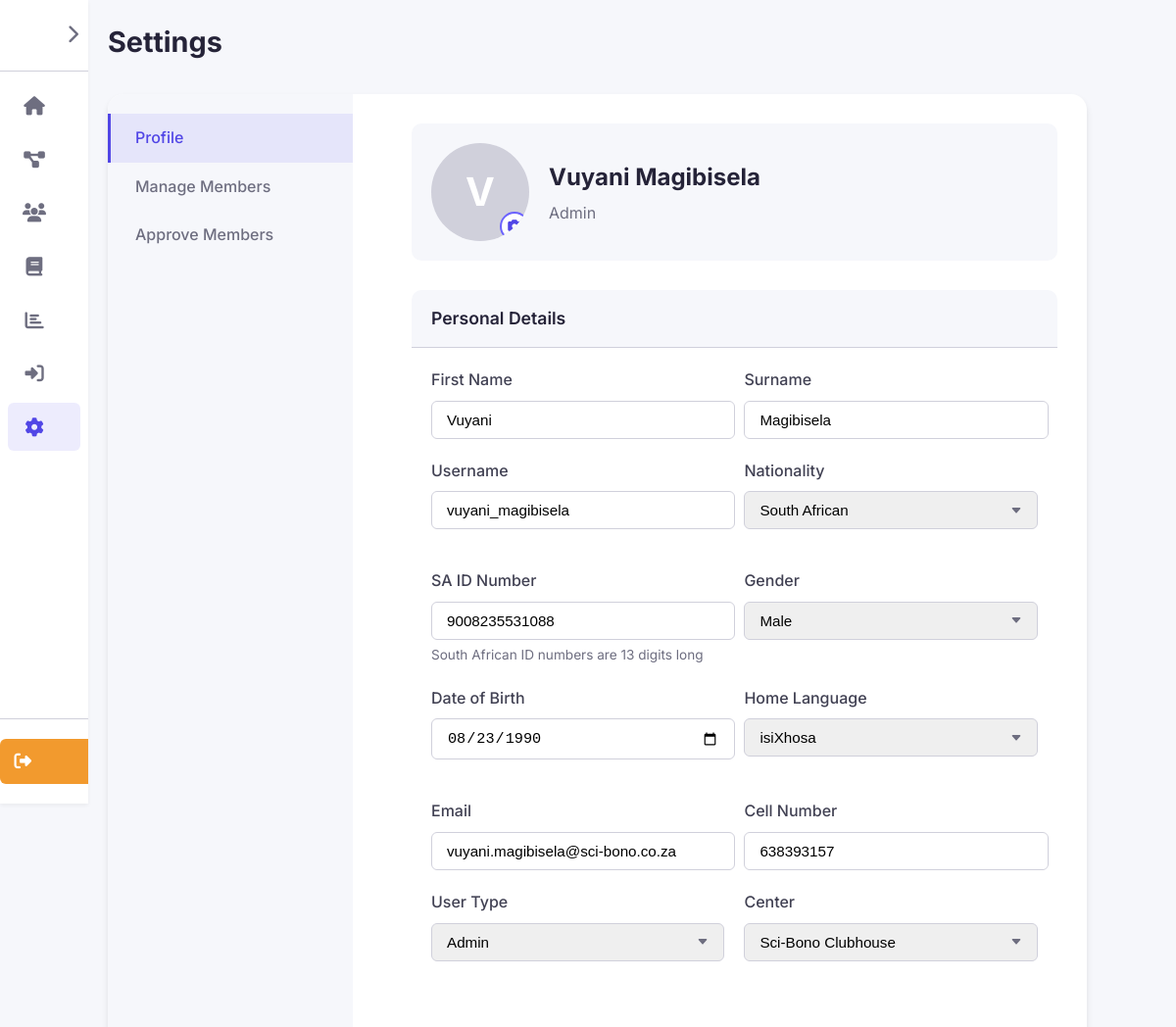
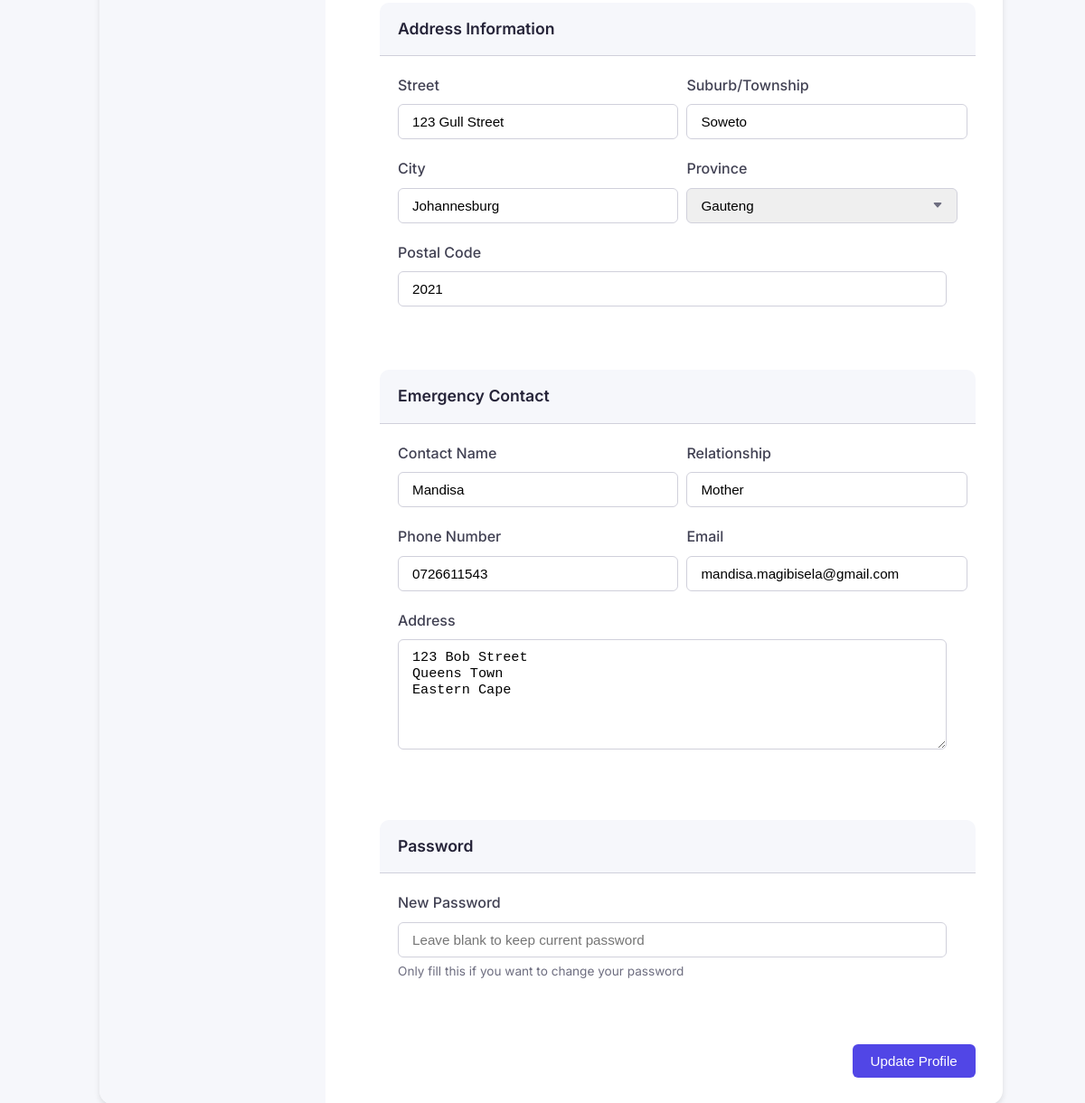
The app's page /app/Views/settings.php (signed in) with its own data (2 pictures, top to bottom).
### tables this page shows
CREATE TABLE `users` (
  `id` int(100) NOT NULL,
  `username` varchar(255) NOT NULL,
  `email` varchar(255) NOT NULL DEFAULT 'default@example.com',
  `password` varchar(255) NOT NULL,
  `name` varchar(255) NOT NULL,
  `surname` varchar(255) NOT NULL,
  `user_type` enum('admin','mentor','member','alumni','community') NOT NULL DEFAULT 'member',
  `date_of_birth` date DEFAULT NULL,
  `Gender` enum('Male','Female','Other') NOT NULL,
  `grade` int(12) DEFAULT NULL,
  `school` varchar(255) DEFAULT NULL,
  `parent` varchar(255) DEFAULT NULL,
  `parent_email` varchar(255) DEFAULT NULL,
  `leaner_number` int(10) DEFAULT NULL,
  `parent_number` int(10) DEFAULT NULL,
  `Relationship` varchar(255) DEFAULT NULL,
  `Center` enum('Sci-Bono Clubhouse','Waverly Girls Solar Lab','Mapetla Solar Lab','Emdeni Solar Lab') NOT NULL DEFAULT 'Sci-Bono Clubhouse',
  `nationality` varchar(100) DEFAULT NULL,
  `id_number` varchar(50) DEFAULT NULL,
  `home_language` varchar(50) DEFAULT NULL,
  `address_street` varchar(255) DEFAULT NULL,
  `address_suburb` varchar(255) DEFAULT NULL,
  `address_city` varchar(255) DEFAULT NULL,
  `address_province` varchar(100) DEFAULT NULL,
  `address_postal_code` varchar(20) DEFAULT NULL,
  `medical_aid_name` varchar(100) DEFAULT NULL,
  `medical_aid_holder` varchar(100) DEFAULT NULL,
  `medical_aid_number` varchar(100) DEFAULT NULL,
  `emergency_contact_name` varchar(255) DEFAULT NULL,
  `emergency_contact_relationship` varchar(100) DEFAULT NULL,
  `emergency_contact_phone` varchar(50) DEFAULT NULL,
  `emergency_contact_email` varchar(255) DEFAULT NULL,
  `emergency_contact_address` text DEFAULT NULL,
  `interests` text DEFAULT NULL,
  `role_models` text DEFAULT NULL,
  `goals` text DEFAULT NULL,
  `has_computer` tinyint(1) DEFAULT NULL,
  `computer_skills` text DEFAULT NULL,
  `computer_skills_source` varchar(255) DEFAULT NULL
);

### app/Views/settings.php (the view, shortened to what the rows shown need)
<?php
require_once '../../server.php';
$current_user_type = $_SESSION['user_type'];
$current_user_id = $_SESSION['user_id'];
$editing_user_id = isset($_GET['id']) ? $_GET['id'] : $current_user_id;
$sql = "SELECT * FROM users WHERE id = ?";
$stmt = $conn->prepare($sql);
$stmt->bind_param("i", $editing_user_id);
$stmt->execute();
$result = $stmt->get_result();
$user = $result->fetch_assoc();
?>
<!DOCTYPE html>
<html lang="en">
<head>
    <link rel="stylesheet" href="https://cdnjs.cloudflare.com/ajax/libs/font-awesome/6.4.0/css/all.min.css">
    <link rel="stylesheet" href="../../public/assets/css/settingsStyle.css">
</head>
<body>
    <div class="container">
        <main id="main-content" class="main-content">
            <div class="content-header">
                <h1 class="content-title">Settings</h1>
            </div>
            <div class="settings-container">
                <div class="settings-content">
                    <div class="profile-header">
                        <div class="profile-image-container">
                            <div class="profile-image-placeholder"><?php echo substr($user['name'], 0, 1); ?></div>
                            <button type="button" id="change-image-btn" class="change-image" title="Change profile picture">
                                <i class="fas fa-camera"></i>
                            </button>
                        </div>
                        <div class="profile-info">
                            <h2 class="profile-name"><?php echo $user['name'] . ' ' . $user['surname']; ?></h2>
                            <p class="profile-role"><?php echo ucfirst($user['user_type']); ?></p>
                        </div>
                    </div>
                    <form id="settings-form" action="<?php echo BASE_URL; ?>app/Models/Admin/update_user.php" method="post">
                        <div class="form-section">
                            <div class="form-section-content">
                                <div class="form-row">
                                    <div class="form-group">
                                        <label for="first-name" class="form-label">First Name</label>
                                        <input type="text" id="first-name" name="name" class="form-control input-control" value="<?php echo $user['name']; ?>" required>
                                    </div>
                                    <div class="form-group">
                                        <label for="surname" class="form-label">Surname</label>
                                        <input type="text" id="surname" name="surname" class="form-control input-control" value="<?php echo $user['surname']; ?>" required>
                                    </div>
                                </div>
                                <div class="form-row">
                                    <div class="form-group">
                                        <label for="username" class="form-label">Username</label>
                                        <input type="text" id="username" name="username" class="form-control input-control" value="<?php echo $user['username']; ?>" required>
                                    </div>
                                    <div class="form-group">
                                        <label for="nationality" class="form-label">Nationality</label>
                                        <select id="nationality" name="nationality" class="form-control form-select" data-other-field="other_nationality_div">
                                            <option value="South African" <?php echo (isset($user['nationality']) && $user['nationality'] == 'South African') ? 'selected' : ''; ?>>South African</option>
                                        </select>
                                    </div>
                                </div>
                                <div class="form-row">
                                    <div class="form-group">
                                        <label for="sa-id-number" class="form-label">SA ID Number</label>
                                        <input type="text" id="sa-id-number" name="id_number" class="form-control input-control" value="<?php echo isset($user['id_number']) ? $user['id_number'] : ''; ?>">
                                        <span class="form-hint">South African ID numbers are 13 digits long</span>
                                    </div>
                                    <div class="form-group">
                                        <label for="gender" class="form-label">Gender</label>
                                        <select id="gender" name="gender" class="form-control form-select" required>
                                            <option value="Male" <?php echo ($user['Gender'] == 'Male') ? 'selected' : ''; ?>>Male</option>
                                        </select>
                                    </div>
                                </div>
                                <div class="form-row">
                                    <div class="form-group">
                                        <label for="dob" class="form-label">Date of Birth</label>
                                        <input type="date" id="dob" name="dob" class="form-control input-control" value="<?php echo $user['date_of_birth']; ?>" required>
                                    </div>
                                    <div class="form-group">
                                        <label for="home-language" class="form-label">Home Language</label>
                                        <select id="home-language" name="home_language" class="form-control form-select" data-other-field="other_language_div">
                                            <option value="isiXhosa" <?php echo (isset($user['home_language']) && $user['home_language'] == 'isiXhosa') ? 'selected' : ''; ?>>isiXhosa</option>
                                        </select>
                                    </div>
                                </div>
                                <div class="form-row">
                                    <div class="form-group">
                                        <label for="email" class="form-label">Email</label>
                                        <input type="email" id="email" name="email" class="form-control input-control" value="<?php echo $user['email']; ?>">
                                    </div>
                                    <div class="form-group">
                                        <label for="cell-number" class="form-label">Cell Number</label>
                                        <input type="text" id="cell-number" name="cell_number" class="form-control phone-input input-control" value="<?php echo isset($user['leaner_number']) ? $user['leaner_number'] : ''; ?>">
                                    </div>
                                </div>
                                <?php if ($current_user_type === 'admin'): ?>
                                <div class="form-row">
                                    <div class="form-group">
                                        <label for="user-type" class="form-label">User Type</label>
                                        <select id="user-type" name="user_type" class="form-control form-select" required>
                                            <option value="admin" <?php echo ($user['user_type'] == 'admin') ? 'selected' : ''; ?>>Admin</option>
                                        </select>
                                    </div>
                                    <div class="form-group">
                                        <label for="center" class="form-label">Center</label>
                                        <select id="center" name="center" class="form-control form-select" required>
                                            <option value="Sci-Bono Clubhouse" <?php echo ($user['Center'] == 'Sci-Bono Clubhouse') ? 'selected' : ''; ?>>Sci-Bono Clubhouse</option>
                                        </select>
                                    </div>
                                </div>
                                <?php endif; ?>
                            </div>
                        </div>
                        <div class="form-section">
                            <div class="form-section-content">
                                <div class="form-row">
                                    <div class="form-group">
                                        <label for="address-street" class="form-label">Street</label>
                                        <input type="text" id="address-street" name="address_street" class="form-control input-control" value="<?php echo isset($user['address_street']) ? $user['address_street'] : ''; ?>">
                                    </div>
                                    <div class="form-group">
                                        <label for="address-suburb" class="form-label">Suburb/Township</label>
                                        <input type="text" id="address-suburb" name="address_suburb" class="form-control input-control" value="<?php echo isset($user['address_suburb']) ? $user['address_suburb'] : ''; ?>">
                                    </div>
                                </div>
                                <div class="form-row">
                                    <div class="form-group">
                                        <label for="address-city" class="form-label">City</label>
                                        <input type="text" id="address-city" name="address_city" class="form-control input-control" value="<?php echo isset($user['address_city']) ? $user['address_city'] : ''; ?>">
                                    </div>
                                    <div class="form-group">
                                        <label for="address-province" class="form-label">Province</label>
                                        <select id="address-province" name="address_province" class="form-control form-select">
                                            <option value="Gauteng" <?php echo (isset($user['address_province']) && $user['address_province'] == 'Gauteng') ? 'selected' : ''; ?>>Gauteng</option>
                                        </select>
                                    </div>
                                </div>
                                <div class="form-row">
                                    <div class="form-group">
                                        <label for="address-postal-code" class="form-label">Postal Code</label>
                                        <input type="text" id="address-postal-code" name="address_postal_code" class="form-control input-control" value="<?php echo isset($user['address_postal_code']) ? $user['address_postal_code'] : ''; ?>">
                                    </div>
                                </div>
                            </div>
                        </div>
                        <div class="form-section">
                            <div class="form-section-content">
                                <div class="form-row">
                                    <div class="form-group">
                                        <label for="emergency-contact-name" class="form-label">Contact Name</label>
                                        <input type="text" id="emergency-contact-name" name="emergency_contact_name" class="form-control input-control" value="<?php echo isset($user['emergency_contact_name']) ? $user['emergency_contact_name'] : ''; ?>">
                                    </div>
                                    <div class="form-group">
                                        <label for="emergency-contact-relationship" class="form-label">Relationship</label>
                                        <input type="text" id="emergency-contact-relationship" name="emergency_contact_relationship" class="form-control input-control" value="<?php echo isset($user['emergency_contact_relationship']) ? $user['emergency_contact_relationship'] : ''; ?>">
                                    </div>
                                </div>
                                <div class="form-row">
                                    <div class="form-group">
                                        <label for="emergency-contact-phone" class="form-label">Phone Number</label>
                                        <input type="tel" id="emergency-contact-phone" name="emergency_contact_phone" class="form-control phone-input input-control" value="<?php echo isset($user['emergency_contact_phone']) ? $user['emergency_contact_phone'] : ''; ?>">
                                    </div>
                                    <div class="form-group">
                                        <label for="emergency-contact-email" class="form-label">Email</label>
                                        <input type="email" id="emergency-contact-email" name="emergency_contact_email" class="form-control input-control" value="<?php echo isset($user['emergency_contact_email']) ? $user['emergency_contact_email'] : ''; ?>">
                                    </div>
                                </div>
                                <div class="form-row">
                                    <div class="form-group">
                                        <label for="emergency-contact-address" class="form-label">Address</label>
                                        <textarea id="emergency-contact-address" name="emergency_contact_address" class="form-control form-textarea input-control"><?php echo isset($user['emergency_contact_address']) ? $user['emergency_contact_address'] : ''; ?></textarea>
                                    </div>
                                </div>
                            </div>
                        </div>
                    </form>
                </div>
            </div>
        </main>
    </div>
</body>
</html>

### records on screen
users: name "V", name "Vuyani", surname "Magibisela", user_type "Admin", username "vuyani_magibisela", nationality "South African", id_number "9008235531088", gender "Male", dob "08/23/1990", home_language "isiXhosa", email "vuyani.magibisela@sci-bono.co.za", cell_number "638393157", center "Sci-Bono Clubhouse", address_street "123 Gull Street", address_suburb "Soweto", address_city "Johannesburg", address_province "Gauteng", address_postal_code "2021", emergency_contact_name "Mandisa", emergency_contact_relationship "Mother", emergency_contact_phone "0726611543", emergency_contact_email "mandisa.magibisela@gmail.com", emergency_contact_address "123 Bob Street Queens Town Eastern Cape"
